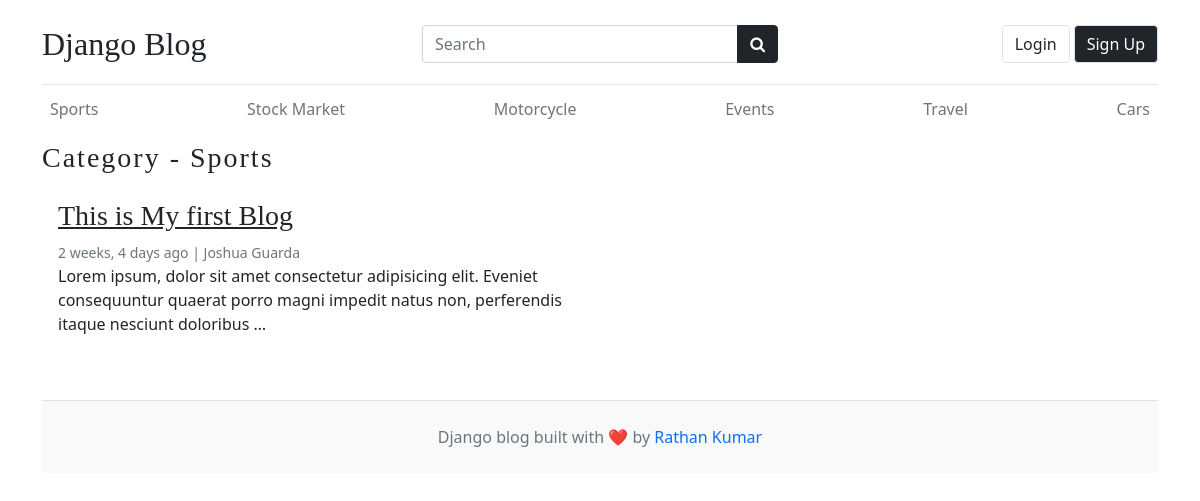
Page /category/1/ on the committed database.
### blogs/models.py (models this page shows, shortened)
class Category(models.Model):
    category_name = models.CharField(max_length=50, unique= True)
    created_at = models.DateTimeField(auto_now_add=True)
    updated_at = models.DateTimeField(auto_now=True)
    def __str__(self) -> str:
        return self.category_name
    class Meta:
        verbose_name_plural = 'Categories'

class Blog(models.Model):
    title = models.CharField(max_length=100)
    slug = models.SlugField(max_length=150,unique=True, blank=True) # Slug is the - in the url This-is-My-first-Blog --> this should automatically created check setup in your admin.py
    category=models.ForeignKey(Category,on_delete=models.CASCADE)# if you delete the Category all Blog under that Category is deleted
    author = models.ForeignKey(User,on_delete=models.CASCADE)
    featured_image = models.ImageField(upload_to='uploads/%Y/%m/%d') # the Image uploaded will go to this directory NOTE: this directory will be create automatically using the declared name in upload_to
    short_description= models.TextField(max_length=500)
    blog_body=models.TextField(max_length=2000)
    status = models.CharField(choices=STATUS_CHOICES, default='Draft')  # the model field will depend on the choices since we use 0,1 as value that is why we use IntegerField
    is_featured= models.BooleanField(default = False)
    created_at = models.DateTimeField(auto_now_add=True)
    updated_at = models.DateTimeField(auto_now=True)

### blogs/views.py (the view)
def posts_by_category(request,category_id):
    posts = Blog.objects.filter(status='Published',category=category_id)
    category = Category.objects.get(id=category_id)
    context={
        'category':category,
        'posts':posts,
    }
    return render(request,'post_by_category.html',context)

### blogs/context_processors.py (called while the page is built)
def get_categories(request):
    categories = Category.objects.all()
    return dict(categories=categories)

def get_socials(request):
    socials = Socials.objects.all()
    return dict(socials=socials)

### templates/post_by_category.html (shortened to what this page needs)
{% extends "base.html" %}
{% load static %}
  {% block content %}
      <h3 class="text-upppercase text-dark" style="letter-spacing: 2px;">Category - {{category}} </h3>
      <div class="row mb-2">
          {% if posts %}
            {% for post in posts %}
                <div class="col-md-6">
                    <div class="card border-0">
                        <div class="card-body">
                            <h3><a href="{%url 'blogs' post.slug%}" class="text-dark">{{post.title}}</a></h3>
                            <small class="mb-1 text-muted">{{post.created_at| timesince}} ago | {{post.author.first_name}} {{post.author.last_name}}</small>
                            <p class="card-text">
                            {{post.short_description | truncatewords:20}}
                            </p>
                        </div>
                    </div>
                </div>
              {% endfor %}
            {% else %}
            <div class="col-md-2 my-5 lead">
              <p>No posts found</p>
            </div>
          {% endif %}
      </div>
  {% endblock content %}

### templates/base.html (shortened to what this page needs)
{% load static %}
<!DOCTYPE html>
<html lang="en">
    <head>
        <link href="https://cdn.jsdelivr.net/npm/bootstrap@5.0.2/dist/css/bootstrap.min.css" rel="stylesheet">
        <link rel="stylesheet" href="https://cdnjs.cloudflare.com/ajax/libs/font-awesome/4.7.0/css/font-awesome.min.css">
        <link type='text/css' href="{% static 'css/blog.css' %}" rel="stylesheet" />
    </head>
    <body>
        {% if hide_nav %}
        {% else %}
        <div class="container">
            <header class="blog-header py-3">
                <nav>
                    <div class="row flex-nowrap justify-content-between align-items-center">
                        <div class="col-12 col-md-4 pt-1">
                            <a class="blog-header-logo text-dark text-decoration-none  fs-2" href="/">Django Blog</a>
                        </div>
                        <div class="col-12 col-md-4  pt-1">
                            <form action="{%url 'search' %}" method="GET">
                                <div class="input-group">
                                    <input class="form-control" type="text" placeholder="Search" value="{{keyword}}" name="keyword" aria-label="Search"/>
                                    <button class="btn btn-dark" id="button-search" type="submit">
                                        <i class="fa fa-search"></i>
                                    </button>
                                </div>
                            </form>
                        </div>
                        <div class="col-12 col-md-4 pt-1 d-flex">
                            {% if user.is_authenticated%}
                            <ul class="navbar-nav ms-auto gap-2 d-flex">
                                {% comment %} {% if user.is_superuser%}
                                    <span class="text-sm text-muted UserProf">Welcome, {{user.username.capitalize}}</span>
                                {% else %}
                                {% endif %}
                                {% endcomment %}
                                <ul class="navbar-nav ms-auto d-flex flex-row gap-1">
                                    <li class="nav-item">
                                        <span class="text-sm text-muted UserProf">Welcome, {{user.first_name.capitalize}}</span> &nbsp;
                                        <button type="button" id="login-btn" class="btn btn-outline-primary fw-normal btn-md lead border" onclick="location.href='{%url 'dashboard'%}'">
                                            Dashboard
                                        </button>
                                    </li>
                                    <li class="nav-item">
                                        <button type="button" id="login-btn" class="btn btn-danger fw-normal btn-md lead border" onclick="location.href='{%url 'logout'%}'">
                                            Logout
                                        </button>
                                    </li>
                                </ul>
                                {% else %}
                                <ul class="navbar-nav ms-auto d-flex flex-row gap-1">
                                    <li class="nav-item">
                                        <a href="{% url 'login' %}" class="btn btn-md border lead">Login</a>
                                    </li>
                                    <li class="nav-item">
                                        <a href="{% url 'register' %}" class="btn btn-md btn-dark border lead">Sign Up</a>
                                    </li>
                                </ul>
                            {% endif %}
                        </div>
                    </div>
                </nav>
            </header>
        {% endif %}
        {% if hide_category %}
        {% else %}
            <div class="nav-scroller py-1 mb-2">
                <nav class="nav d-flex justify-content-between overflow-auto">
                    {% for category in categories %}
                        <a class="p-2 text-muted text-decoration-none" href="{%url 'posts_by_category' category.id%}">{{category}}</a>
                    {% endfor %}
                </nav>
            </div>
        {% endif %}
        {% block content %}{% endblock content %}
        {% if hide_footer %}
        {% else %}
            <footer class="blog-footer py-4 mt-5 text-center text-muted border-top">
                <div class="container">
                    <p class="mb-0">Django blog built with ❤️ by <a href="#" class="text-decoration-none">Rathan Kumar</a></p>
                </div>
            </footer>
        {% endif %}
    </body>
</html>

### my_blog/static/css/blog.css (style rules this page uses)
.blog-header { border-bottom: 1px solid #e5e5e5; }
.blog-header-logo { font-family: "Playfair Display", Georgia, "Times New Roman", serif; font-size: 2.25rem; }
h1, h2, h3, h4, h5, h6 { font-family: "Playfair Display", Georgia, "Times New Roman", serif; }
.blog-footer { padding: 2.5rem 0; color: #727272; text-align: center; background-color: #f9f9f9; border-top: .05rem solid #e5e5e5; }
.blog-footer p:last-child { margin-bottom: 0; }

### rows in the picture
Category: category_name "Sports"
Category: category_name "Stock Market"
Category: category_name "Motorcycle"
Category: category_name "Events"
Category: category_name "Travel"
Category: category_name "Cars"
Blog: title "This is My first Blog", created_at "2 weeks, 4 days", author.first_name "Joshua", author.last_name "Guarda", short_description "Lorem ipsum, dolor sit amet consectetur adipisicing elit. Eveniet consequuntur quaerat porro magni impedit natus non, perferendis itaque nesciunt doloribus …"
